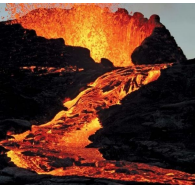
#> input picture LavaDetection/test/lava1.jpg, 196 x 185 px
$ python -i run.py   (imports and definitions only)
#> lines starting #> are read from the running program, lines starting #| are printed output that depends on the picture; after the words box and inside, x2 and y2 are one past the last pixel; in counts of white or black regions, pixels touching at a corner belong together
import cv2
import numpy as np

# Usage
def solution(image_path):
    ######################################################################
    ######################################################################
    '''
    The pixel values of output should be 0 and 255 and not 0 and 1
    '''
#> called with image_path = 'test/lava1.jpg'
    #####  WRITE YOUR CODE BELOW THIS LINE ###############################
    image = cv2.imread(image_path, cv2.IMREAD_COLOR)
#> image is the input picture: shape (185, 196, 3); mean B, G, R 38.4, 53.7, 95.9

    hsv_image = cv2.cvtColor(image, cv2.COLOR_BGR2HSV)
#> hsv_image: shape (185, 196, 3); mean H, S, V 71.9, 144.1, 97.7

    lower_red = np.array([0, 120, 100])
    upper_red = np.array([50, 255, 255])

    mask_red = cv2.inRange(hsv_image, lower_red, upper_red)
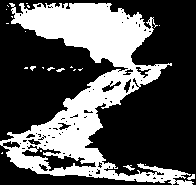
#> mask_red: shape (185, 196); 34.2% white; 23 white regions (19 under 20 px), largest, box (x1, y1, x2, y2) and area: (0, 3, 194, 185) 12242, (123, 165, 135, 171) 29, (187, 174, 195, 180) 28, (56, 68, 65, 72) 20

    red_only_image = cv2.bitwise_and(image, image, mask=mask_red)
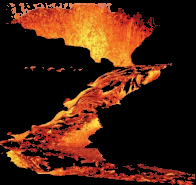
#> red_only_image: shape (185, 196, 3); mean B, G, R 14.6, 31.4, 68.6

    gray_image = cv2.cvtColor(red_only_image, cv2.COLOR_BGR2GRAY)
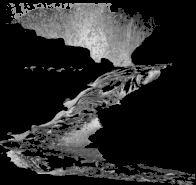
#> gray_image: shape (185, 196); min 0, max 221, mean 40.6

    _, binary_mask = cv2.threshold(gray_image, 70, 255, cv2.THRESH_BINARY)
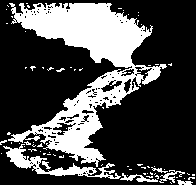
#> binary_mask: shape (185, 196); 29.4% white; 72 white regions (65 under 20 px), largest, box (x1, y1, x2, y2) and area: (8, 3, 167, 167) 8997, (3, 144, 121, 179) 969, (120, 173, 158, 182) 137

    kernel = np.ones((3, 3), np.uint8)
    closing_mask = cv2.morphologyEx(binary_mask, cv2.MORPH_CLOSE, kernel)
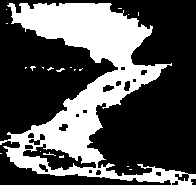
#> closing_mask: shape (185, 196); 33.1% white; 20 white regions (19 under 20 px)

    # smoothed_mask = cv2.GaussianBlur(closing_mask, (3, 3), 0)
    smoothed_mask = cv2.bilateralFilter(closing_mask, d=9, sigmaColor=75, sigmaSpace=25)

    contours, _ = cv2.findContours(smoothed_mask, cv2.RETR_EXTERNAL, cv2.CHAIN_APPROX_SIMPLE)
#> contours = 17 contours, 16 with area under 20; largest, box (x1, y1, x2, y2) and area: (0, 2, 196, 185) 13428

    min_contour_area = 300
    large_contours = [cnt for cnt in contours if cv2.contourArea(cnt) > min_contour_area]
#> large_contours = 1 contour; box (x1, y1, x2, y2) and area: (0, 2, 196, 185) 13428

    final_mask = np.zeros_like(gray_image)

    cv2.drawContours(final_mask, large_contours, -1, (255), thickness=cv2.FILLED)
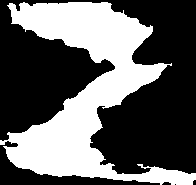
#> final_mask: shape (185, 196); 38.5% white; 1 white region, box (x1, y1, x2, y2) and area: (0, 2, 196, 185) 13963

    # final_mask = cv2.bitwise_not(final_mask)
    final_mask = cv2.merge([final_mask, final_mask, final_mask])
    return final_mask

>>> result = solution('test/lava1.jpg')

$ run again, on LavaDetection/test/lava25.jpg
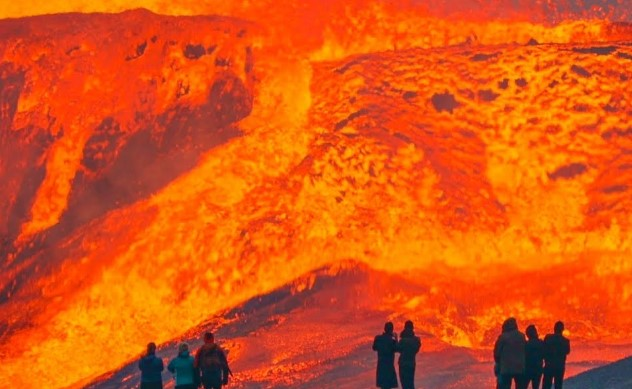
#> input picture LavaDetection/test/lava25.jpg, 632 x 389 px
#> in solution, image is the input picture: shape (389, 632, 3); mean B, G, R 20.1, 85, 219.2
#> hsv_image: shape (389, 632, 3); mean H, S, V 18.2, 225.2, 220.3
#> in solution, `mask_red = cv2.inRange(hsv_image, lower_red, upper_red)`:
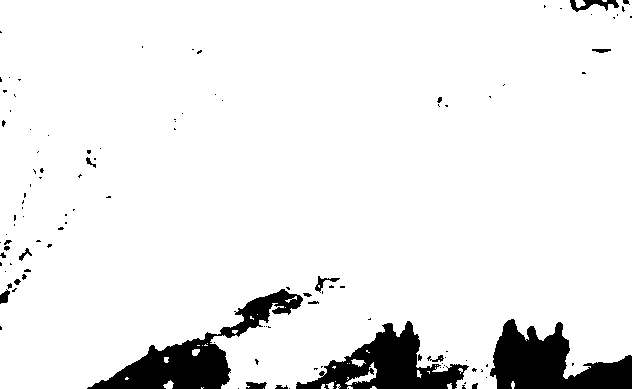
#> mask_red: shape (389, 632); 92.6% white; 114 black regions (92 under 20 px), largest, box (x1, y1, x2, y2) and area: (87, 289, 303, 389) 5899, (490, 319, 632, 389) 5682, (296, 321, 469, 389) 5053
#> binary_mask: shape (389, 632); 92% white; 161 black regions (137 under 20 px), largest, box (x1, y1, x2, y2) and area: (83, 289, 303, 389) 6287, (490, 318, 632, 389) 5846, (296, 320, 469, 389) 5107
#> closing_mask: shape (389, 632); 92.5% white; 42 black regions (21 under 20 px)
#> contours = 16 contours, 10 with area under 20; largest, box (x1, y1, x2, y2) and area: (0, 0, 632, 389) 228522, (345, 362, 377, 389) 266, (321, 382, 341, 389) 86, (347, 359, 366, 367) 68, (163, 380, 174, 389) 59, (192, 349, 198, 356) 22
#> large_contours = 1 contour; box (x1, y1, x2, y2) and area: (0, 0, 632, 389) 228522
#> in solution, `cv2.drawContours(final_mask, large_contours, -1, (255), thickness=cv2...`:
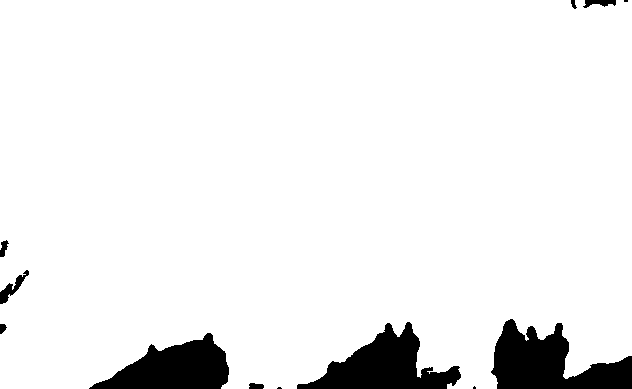
#> final_mask: shape (389, 632); 93.5% white; 12 black regions (3 under 20 px), largest, box (x1, y1, x2, y2) and area: (491, 319, 632, 389) 5632, (297, 322, 461, 389) 5135, (89, 333, 229, 389) 4566
